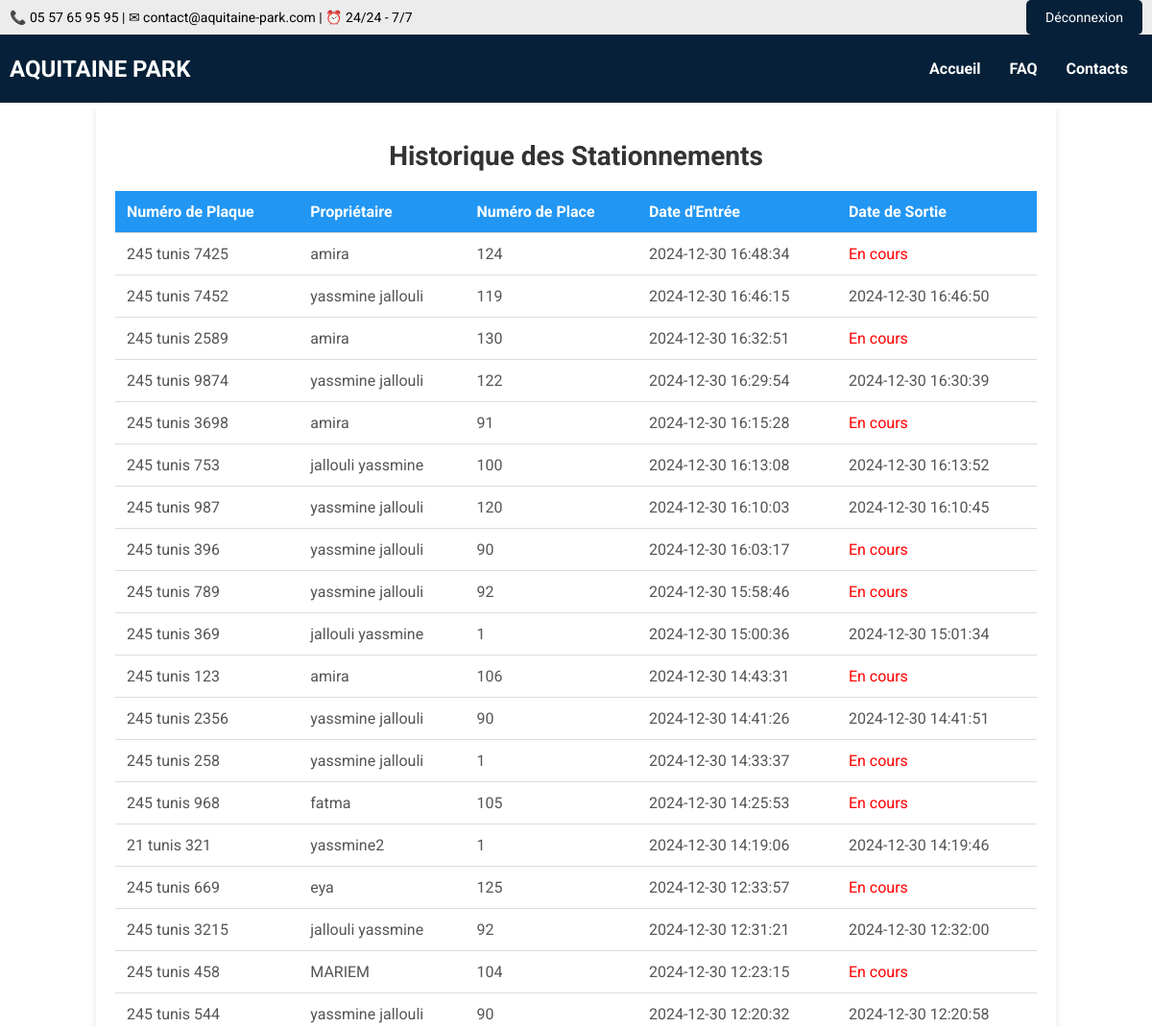
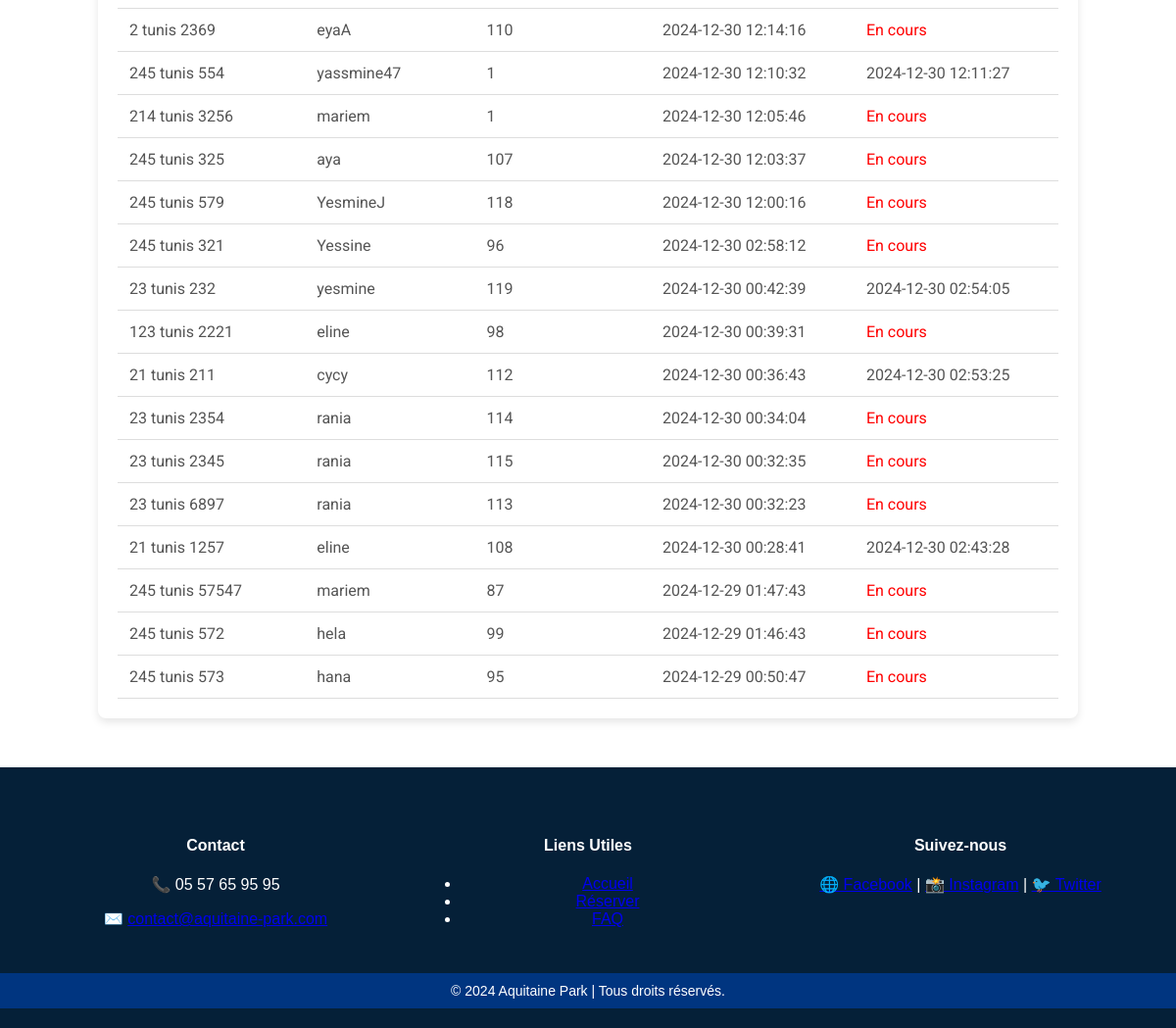
The page /historique_stationnements.php (signed in) on the database its author committed (2 pictures, top to bottom).
### tables this page shows
CREATE TABLE `stationnements` (
  `ID` int(11) NOT NULL,
  `vehicule_id` int(11) DEFAULT NULL,
  `place_id` int(11) DEFAULT NULL,
  `date_entree` datetime NOT NULL,
  `date_sortie` datetime DEFAULT NULL
);

CREATE TABLE `vehicules` (
  `ID` int(11) NOT NULL,
  `plaque` varchar(20) NOT NULL,
  `proprietaire` varchar(100) NOT NULL,
  `telephone` varchar(15) NOT NULL
);

CREATE TABLE `places` (
  `ID` int(11) NOT NULL,
  `numero` int(11) NOT NULL,
  `statut` enum('libre','occupée') DEFAULT 'libre'
);

### historique_stationnements.php (the view, shortened to what this page needs)
<?php
include('db_connect.php');
$is_admin = ($_SESSION['role'] == 'admin');
if ($is_admin) {
    $sql = "SELECT s.ID, v.plaque, v.proprietaire, p.numero, s.date_entree, s.date_sortie
            FROM stationnements s
            JOIN vehicules v ON s.vehicule_id = v.ID
            JOIN places p ON s.place_id = p.ID
            ORDER BY s.date_entree DESC";
    $stmt = $conn->prepare($sql);
    $stmt->execute();
}
$stationnements = $stmt->fetchAll();
?>
<!DOCTYPE html>
<html lang="fr">
<head>
    <link rel="stylesheet" href="../index.css">
    <link rel="stylesheet" href="admin.css">
</head>
<body class="background-main">
    <?php include 'header.php'; ?>
    <div class="parking-display">
        <h1>Historique des Stationnements</h1>
        <table>
            <thead>
                <tr>
                    <th class="level-name">Numéro de Plaque</th>
                    <th class="level-name">Propriétaire</th>
                    <th class="level-name">Numéro de Place</th>
                    <th class="level-name">Date d'Entrée</th>
                    <th class="level-name">Date de Sortie</th>
                </tr>
            </thead>
            <tbody>
                <?php if (count($stationnements) > 0): ?>
                    <?php foreach ($stationnements as $stationnement): ?>
                        <tr class="level">
                            <td><?= htmlspecialchars($stationnement['plaque']) ?></td>
                            <td><?= htmlspecialchars($stationnement['proprietaire']) ?></td>
                            <td><?= htmlspecialchars($stationnement['numero']) ?></td>
                            <td><?= htmlspecialchars($stationnement['date_entree']) ?></td>
                            <td>
                                <?php if ($stationnement['date_sortie']): ?>
                                    <?= htmlspecialchars($stationnement['date_sortie']) ?>
                                <?php else: ?>
                                    <span style="color: red;">En cours</span>
                                <?php endif; ?>
                            </td>
                        </tr>
                    <?php endforeach; ?>
                <?php else: ?>
                    <tr>
                        <td colspan="5">Aucun stationnement trouvé.</td>
                    </tr>
                <?php endif; ?>
            </tbody>
        </table>
    </div>
    <?php include 'footer.php'; ?>
</body>
</html>

### index.css (style rules this page uses)
body { font-family: 'Roboto', sans-serif; margin: 0; padding: 0; }

### historique_stationnements.php (style rules this page uses)
body { font-family: Arial, sans-serif; background-color: #f4f4f4; margin: 0; padding: 0; }
.background-main { background:url('images/login.jpg') no-repeat center center/cover; }
.parking-display { width: 80%; margin: 0 auto; padding: 20px; background-color: #fff; border-radius: 8px; box-shadow: 0 4px 8px rgba(0, 0, 0, 0.1); }
.parking-display h1 { text-align: center; font-size: 28px; color: #333; margin-bottom: 20px; }
table { width: 100%; border-collapse: collapse; margin-top: 20px; }
th, td { padding: 12px; text-align: left; border-bottom: 1px solid #ddd; }
th { background-color: #2196F3; color: white; }
.level-name { font-weight: bold; }
.level { font-size: 16px; color: #555; }
.level span { color: red; }

### header.php (style rules this page uses)
body { font-family: 'Roboto', sans-serif; }

### rows shown on the page
stationnements: vehicule.plaque "245 tunis 7425", vehicule.proprietaire "amira", place.numero "124", date_entree "2024-12-30 16:48:34", shows "En cours"
stationnements: vehicule.plaque "245 tunis 7452", vehicule.proprietaire "yassmine jallouli", place.numero "119", date_entree "2024-12-30 16:46:15", date_sortie "2024-12-30 16:46:50"
stationnements: vehicule.plaque "245 tunis 2589", vehicule.proprietaire "amira", place.numero "130", date_entree "2024-12-30 16:32:51", shows "En cours"
stationnements: vehicule.plaque "245 tunis 9874", vehicule.proprietaire "yassmine jallouli", place.numero "122", date_entree "2024-12-30 16:29:54", date_sortie "2024-12-30 16:30:39"
stationnements: vehicule.plaque "245 tunis 3698", vehicule.proprietaire "amira", place.numero "91", date_entree "2024-12-30 16:15:28", shows "En cours"
stationnements: vehicule.plaque "245 tunis 753", vehicule.proprietaire "jallouli yassmine", place.numero "100", date_entree "2024-12-30 16:13:08", date_sortie "2024-12-30 16:13:52"
stationnements: vehicule.plaque "245 tunis 987", vehicule.proprietaire "yassmine jallouli", place.numero "120", date_entree "2024-12-30 16:10:03", date_sortie "2024-12-30 16:10:45"
stationnements: vehicule.plaque "245 tunis 396", vehicule.proprietaire "yassmine jallouli", place.numero "90", date_entree "2024-12-30 16:03:17", shows "En cours"
stationnements: vehicule.plaque "245 tunis 789", vehicule.proprietaire "yassmine jallouli", place.numero "92", date_entree "2024-12-30 15:58:46", shows "En cours"
stationnements: vehicule.plaque "245 tunis 369", vehicule.proprietaire "jallouli yassmine", place.numero "1", date_entree "2024-12-30 15:00:36", date_sortie "2024-12-30 15:01:34"
stationnements: vehicule.plaque "245 tunis 123", vehicule.proprietaire "amira", place.numero "106", date_entree "2024-12-30 14:43:31", shows "En cours"
stationnements: vehicule.plaque "245 tunis 2356", vehicule.proprietaire "yassmine jallouli", place.numero "90", date_entree "2024-12-30 14:41:26", date_sortie "2024-12-30 14:41:51"
stationnements: vehicule.plaque "245 tunis 258", vehicule.proprietaire "yassmine jallouli", place.numero "1", date_entree "2024-12-30 14:33:37", shows "En cours"
stationnements: vehicule.plaque "245 tunis 968", vehicule.proprietaire "fatma", place.numero "105", date_entree "2024-12-30 14:25:53", shows "En cours"
stationnements: vehicule.plaque "21 tunis 321", vehicule.proprietaire "yassmine2", place.numero "1", date_entree "2024-12-30 14:19:06", date_sortie "2024-12-30 14:19:46"
stationnements: vehicule.plaque "245 tunis 669", vehicule.proprietaire "eya", place.numero "125", date_entree "2024-12-30 12:33:57", shows "En cours"
stationnements: vehicule.plaque "245 tunis 3215", vehicule.proprietaire "jallouli yassmine", place.numero "92", date_entree "2024-12-30 12:31:21", date_sortie "2024-12-30 12:32:00"
stationnements: vehicule.plaque "245 tunis 458", vehicule.proprietaire "MARIEM", place.numero "104", date_entree "2024-12-30 12:23:15", shows "En cours"
stationnements: vehicule.plaque "245 tunis 544", vehicule.proprietaire "yassmine jallouli", place.numero "90", date_entree "2024-12-30 12:20:32", date_sortie "2024-12-30 12:20:58"
stationnements: vehicule.plaque "2 tunis 2369", vehicule.proprietaire "eyaA", place.numero "110", date_entree "2024-12-30 12:14:16", shows "En cours"
stationnements: vehicule.plaque "245 tunis 554", vehicule.proprietaire "yassmine47", place.numero "1", date_entree "2024-12-30 12:10:32", date_sortie "2024-12-30 12:11:27"
stationnements: vehicule.plaque "214 tunis 3256", vehicule.proprietaire "mariem", place.numero "1", date_entree "2024-12-30 12:05:46", shows "En cours"
stationnements: vehicule.plaque "245 tunis 325", vehicule.proprietaire "aya", place.numero "107", date_entree "2024-12-30 12:03:37", shows "En cours"
stationnements: vehicule.plaque "245 tunis 579", vehicule.proprietaire "YesmineJ", place.numero "118", date_entree "2024-12-30 12:00:16", shows "En cours"
stationnements: vehicule.plaque "245 tunis 321", vehicule.proprietaire "Yessine", place.numero "96", date_entree "2024-12-30 02:58:12", shows "En cours"
stationnements: vehicule.plaque "23 tunis 232", vehicule.proprietaire "yesmine", place.numero "119", date_entree "2024-12-30 00:42:39", date_sortie "2024-12-30 02:54:05"
stationnements: vehicule.plaque "123 tunis 2221", vehicule.proprietaire "eline", place.numero "98", date_entree "2024-12-30 00:39:31", shows "En cours"
stationnements: vehicule.plaque "21 tunis 211", vehicule.proprietaire "cycy", place.numero "112", date_entree "2024-12-30 00:36:43", date_sortie "2024-12-30 02:53:25"
stationnements: vehicule.plaque "23 tunis 2354", vehicule.proprietaire "rania", place.numero "114", date_entree "2024-12-30 00:34:04", shows "En cours"
stationnements: vehicule.plaque "23 tunis 2345", vehicule.proprietaire "rania", place.numero "115", date_entree "2024-12-30 00:32:35", shows "En cours"
stationnements: vehicule.plaque "23 tunis 6897", vehicule.proprietaire "rania", place.numero "113", date_entree "2024-12-30 00:32:23", shows "En cours"
stationnements: vehicule.plaque "21 tunis 1257", vehicule.proprietaire "eline", place.numero "108", date_entree "2024-12-30 00:28:41", date_sortie "2024-12-30 02:43:28"
stationnements: vehicule.plaque "245 tunis 57547", vehicule.proprietaire "mariem", place.numero "87", date_entree "2024-12-29 01:47:43", shows "En cours"
stationnements: vehicule.plaque "245 tunis 572", vehicule.proprietaire "hela", place.numero "99", date_entree "2024-12-29 01:46:43", shows "En cours"
stationnements: vehicule.plaque "245 tunis 573", vehicule.proprietaire "hana", place.numero "95", date_entree "2024-12-29 00:50:47", shows "En cours"
